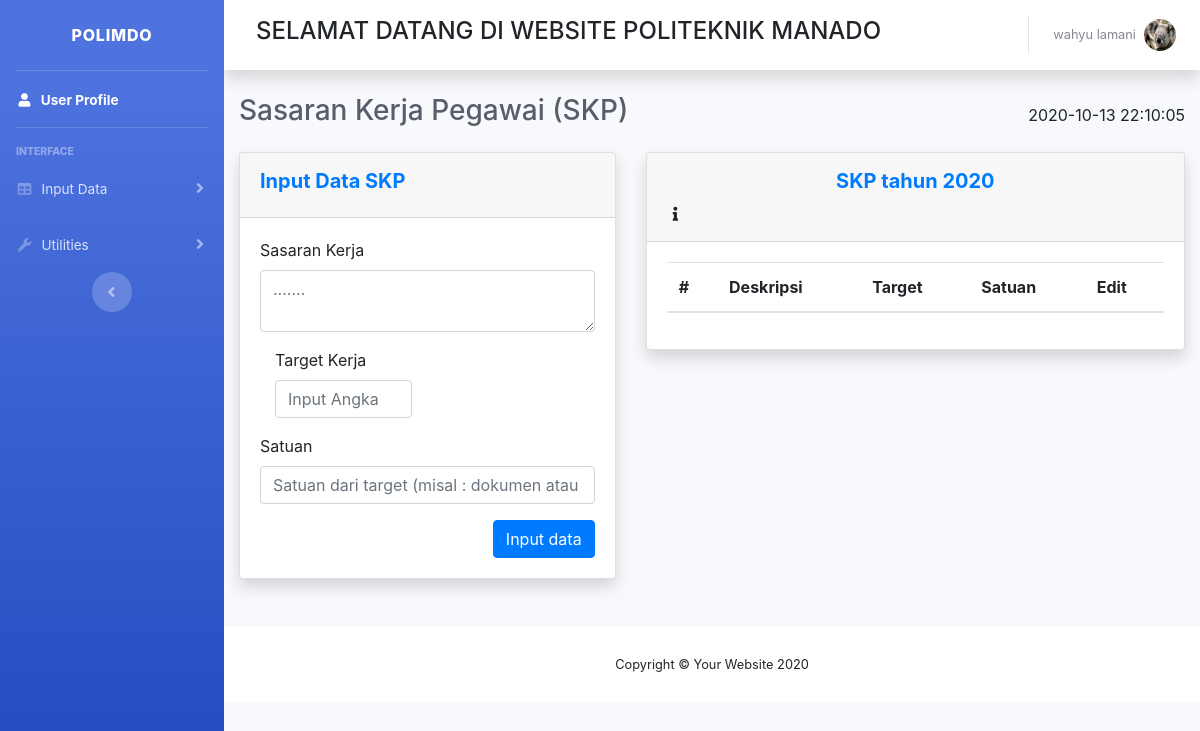
The page /skp.php (signed in) on the database as committed earlier.
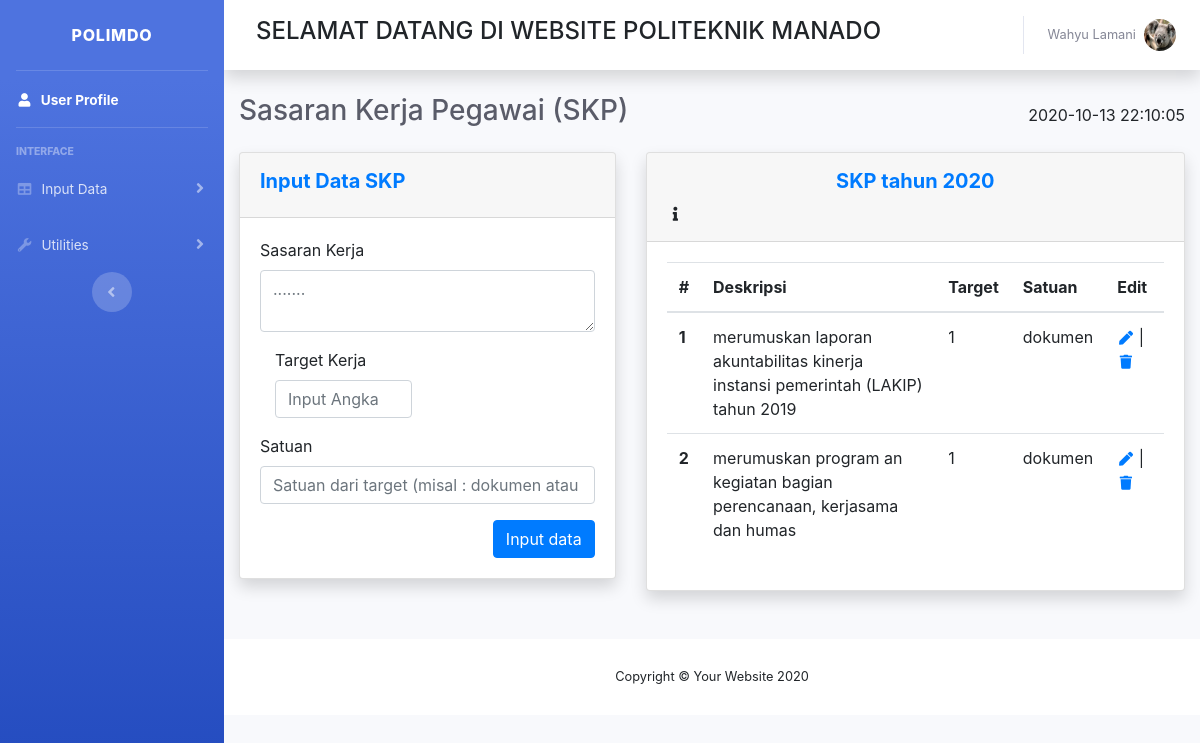
The same page on the database as committed later.
### tables this page shows
CREATE TABLE `skp` (
  `id_skp` int(11) NOT NULL,
  `uraian` varchar(256) NOT NULL,
  `target` int(10) NOT NULL,
  `satuan` varchar(128) NOT NULL
);

### functions.php (called while the page is built, shortened)
<?php
$koneksi = mysqli_connect("localhost", "root", "", "journal");
function query($query)
{
    global $koneksi;
    $result = mysqli_query($koneksi, $query);
    $rows = [];
    while ($baris = mysqli_fetch_assoc($result)) {
        $rows[] = $baris;
    }
    return $rows;
}

### skp.php (the view, shortened to what this page needs)
<?php
include 'template/header.php';
include 'template/sidebar.php';
include 'template/topbar.php';
require 'functions.php';
$data = query("SELECT * FROM skp");
?>
<div class="container-fluid">
    <div class="d-sm-flex align-items-center justify-content-between mb-0">
        <h1 class="h3 mb-4 text-gray-800">Sasaran Kerja Pegawai (SKP)</h1>
        <p class="d-none d-sm-inline-block text-gray-650"> <?= date('Y-m-d H:i:s'); ?> </p>
    </div>
    <div class="row">
        <div class="col-lg-5 mb-4">
            <div class="card shadow mb-4">
                <div class="card-header py-3">
                    <h5 class="font-weight-bold text-primary">Input Data SKP</h5>
                </div>
                <div class="card-body">
                    <form action="" method="POST">
                        <div class="form-group">
                            <label for="exampleFormControlTextarea1">Sasaran Kerja</label>
                            <textarea name="uraian" class="form-control" id="exampleFormControlTextarea1" rows="2" placeholder="......."></textarea>
                        </div>
                        <div class="form-group col-lg-6">
                            <label for="exampleFormControlInput1">Target Kerja</label>
                            <input type="number" name="target" class="form-control" id="exampleFormControlInput1" placeholder="Input Angka">
                        </div>
                        <div class="form-group">
                            <label for="exampleFormControlInput1">Satuan</label>
                            <input type="text" name="satuan" class="form-control" id="exampleFormControlInput1" placeholder="Satuan dari target (misal : dokumen atau gambar)">
                        </div>
                        <button type="submit" name="inputskp" class="btn btn-primary fa-pull-right">Input data</button>
                    </form>
                </div>
            </div>
        </div>
        <div class="col-lg-7 mb-4">
            <div class="card shadow mb-4">
                <div class="card-header py-3">
                    <h5 class="font-weight-bold text-primary text-center">SKP tahun <?= date('Y'); ?></h5>
                    <i class="fas fa-info fa-sm fa-fw mr-2 text-gray-760" data-toggle="tooltip" data-placement="top" title="Reload Halaman Jika Anda Menambahkan Data Baru !">
                    </i>
                </div>
                <div class="card-body">
                    <table class="table">
                        <thead>
                            <tr>
                                <th scope="col">#</th>
                                <th scope="col">Deskripsi</th>
                                <th scope="col">Target</th>
                                <th scope="col">Satuan</th>
                                <th scope="col">Edit</th>
                            </tr>
                        </thead>
                        <tbody><?php $i = 1; ?>
                            <?php foreach ($data as $row) : ?>
                                <tr>
                                    <th scope="row"><?= $i; ?></th>
                                    <td><?= $row['uraian']; ?></td>
                                    <td><?= $row['target']; ?></td>
                                    <td><?= $row['satuan']; ?></td>
                                    <td> <a href="ubah_skp.php?id=<?= $row['id_skp']; ?>" class="fas fa-pen fa-sm fa-fw mr-1"> </a>|
                                        <a href="hapus_skp.php?id=<?= $row['id_skp']; ?>" class="fas fa-trash fa-sm fa-fw mr-1"> </a></td>
                                </tr>
                                <?php $i++; ?>
                            <?php endforeach; ?>
                        </tbody>
                    </table>
                </div>
            </div>
        </div>
    </div>
</div>
<footer class="sticky-footer bg-white">
    <div class="container my-auto">
        <div class="copyright text-center my-auto">
            <span>Copyright &copy; Your Website 2020</span>
        </div>
    </div>
</footer>
</div>
</div>
</body>
</html>

### template/header.php (shortened to what this page needs)
<!DOCTYPE html>
<html lang="en">
<head>
    <link href="vendor/fontawesome-free/css/all.min.css" rel="stylesheet" type="text/css">
    <link href="css/sb-admin-2.min.css" rel="stylesheet">
    <link rel="stylesheet" href="css/bootstrap.min.css" rel="stylesheet">
    <link href="vendor/datatables/dataTables.bootstrap4.min.css" rel="stylesheet">
</head>

### template/sidebar.php (shortened to what this page needs)
<body id="page-top">
    <div id="wrapper">
        <ul class="navbar-nav bg-gradient-primary sidebar sidebar-dark accordion" id="accordionSidebar">
            <a class="sidebar-brand d-flex align-items-center justify-content-center" href="index.php
            ">
                <div class="sidebar-brand-text mx-3">POLIMDO</div>
            </a>
            <hr class="sidebar-divider my-0">
            <li class="nav-item active">
                <a class="nav-link" href="index.php
                ">
                    <i class="fas fa-fw fa-user "></i>
                    <span>User Profile</span></a>
            </li>
            <hr class="sidebar-divider">
            <div class="sidebar-heading">
                Interface
            </div>
            <li class="nav-item">
                <a class="nav-link collapsed" href="#" data-toggle="collapse" data-target="#collapseTwo" aria-expanded="true" aria-controls="collapseTwo">
                    <i class="fas fa-fw fa-table"></i>
                    <span>Input Data</span>
                </a>
            </li>
            <li class="nav-item">
                <a class="nav-link collapsed" href="#" data-toggle="collapse" data-target="#collapseUtilities" aria-expanded="true" aria-controls="collapseUtilities">
                    <i class="fas fa-fw fa-wrench"></i>
                    <span>Utilities</span>
                </a>
            </li>
            <div class="text-center d-none d-md-inline">
                <button class="rounded-circle border-0" id="sidebarToggle"></button>
            </div>
        </ul>

### template/topbar.php (shortened to what this page needs)
<div id="content-wrapper" class="d-flex flex-column">
    <div id="content">
        <nav class="navbar navbar-expand navbar-light bg-white topbar mb-4 static-top shadow">
            <div class="d-none d-sm-inline-block form-inline mr-auto ml-md-3 my-2 my-md-0 mw-100">
                <h4>SELAMAT DATANG DI WEBSITE POLITEKNIK MANADO</h4>
            </div>
            <ul class=" navbar-nav ml-auto">
                <li class="nav-item dropdown no-arrow">
                    <a class="nav-link dropdown-toggle" href="#" id="userDropdown" role="button" data-toggle="dropdown" aria-haspopup="true" aria-expanded="false">
                        <span class="mr-2 d-none d-lg-inline text-gray-600 small"> <?= $_SESSION['nama']; ?> </span>
                        <img class="img-profile rounded-circle" src="img/<?= $_SESSION['gambar']; ?>">
                    </a>
                </li>
            </ul>
        </nav>

Rows that differ between the two databases and show on the page:
added skp: uraian "merumuskan laporan akuntabilitas kinerja instansi pemerintah (LAKIP) tahun 2019", target "1", satuan "dokumen"
added skp: uraian "merumuskan program an kegiatan bagian perencanaan, kerjasama dan humas", target "1", satuan "dokumen"
Other text that changed with them:
$_SESSION['nama']: "wahyu lamani" → "Wahyu Lamani"
